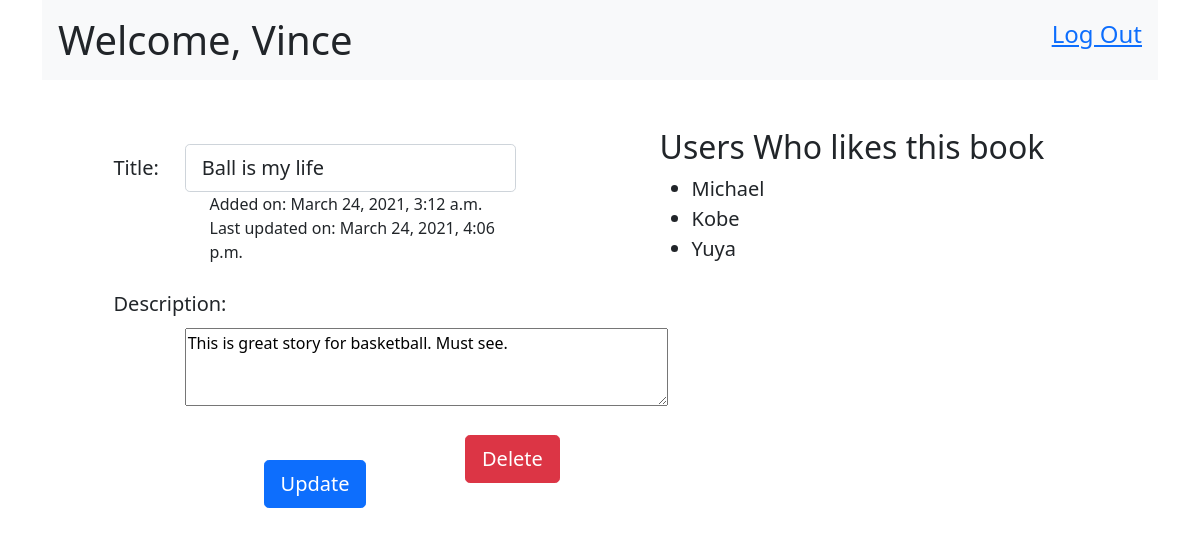
Screenshot of /books/1 (signed in) with the database file from the repository.
### login_app/models.py (models this page shows)
class Users(models.Model):
    first_name = models.CharField(max_length=45)
    last_name = models.CharField(max_length=45)
    email = models.CharField(max_length=255)
    password = models.CharField(max_length=255)
    created_at = models.DateTimeField(auto_now_add=True)
    updated_at = models.DateTimeField(auto_now=True)
    objects = UsersManager()

### favorite_books_app/models.py (models this page shows)
class Books(models.Model):
    title = models.CharField(max_length=100)
    description = models.TextField()
    uploaded_by = models.ForeignKey(Users, related_name="books_uploaded", on_delete=models.CASCADE)
    users_who_like = models.ManyToManyField(Users, related_name="liked_books")
    created_at = models.DateTimeField(null=True, auto_now_add=True)
    updated_at = models.DateTimeField(null=True, auto_now=True)
    objects = BooksManager()

### favorite_books_app/views.py (the view)
# urls.py: path('<int:book_id>', views.edit_book),
def edit_book(request, book_id):
    user = Users.objects.get(id=request.session['userid'])
    this_book = Books.objects.get(id=book_id)
    like_users = this_book.users_who_like.all()
    context = {
        'user': user,
        'book': this_book,
        'like_users': like_users,
    }
    return render(request, 'edit.html', context)

### favorite_books_app/templates/edit.html (shortened to what this page needs)
<!DOCTYPE html>
<html lang="en">
<head>
    <link href="https://cdn.jsdelivr.net/npm/bootstrap@5.0.0-beta2/dist/css/bootstrap.min.css" rel="stylesheet">
</head>
<body>
    <div class="container">
        <div class="header d-flex justify-content-between bg-light">
            <h1 class="m-3">Welcome, {{user.first_name}}</h1>
            <a href="/books/logout" class="m-3 fs-4">Log Out</a>
        </div>
        <div class="row mt-5 d-flex justify-content-around">
            {% if user.id is book.uploaded_by.id %}
            <div class="col-md-5">
                <form action="/books/{{book.id}}/update" method="POST">
                    <div class="container">
                        <div class="row">
                            <label for="colFormLabelLg" class="col-sm-2 col-form-label col-form-label-lg">Title:</label>
                            <div class="col-sm-10">
                                <input type="text" class="form-control form-control-lg" id="colFormLabelLg" name="title" value="{{book.title}}">
                            </div>
                        </div>
                        <p class="ps-5 ms-5">
                            Added on: {{book.created_at}}<br>
                            Last updated on: {{book.updated_at}}
                        </p>
                        <div class="row">
                            <label for="colFormLabelLg" class="col-sm-2 col-form-label col-form-label-lg">Description:</label>
                            <div class="col-sm-10 mt-5">
                                <textarea name="description" id="" cols="50" rows="3">{{book.description}}</textarea>
                            </div>
                        </div>
                    </div>
                    <div class="text-center mt-5">
                        <button type="submit" class="btn btn-primary btn-lg">Update</button>
                    </div>
                </form>
                <form action="/books/{{book.id}}/delete">
                    <button type="submit" class="btn btn-danger btn-lg" style="position: absolute; left: 465px; top: 435px;">Delete</button>
                </form>
            </div>
            <div class="col-md-5">
                <h2>Users Who likes this book</h2>
                <ul>
                    {% for like_user in like_users %}
                    <li class="fs-5">
                        <span class="me-3">{{like_user.first_name}}</span>
                    </li>
                    {% endfor %}
                </ul>
            </div>
            {% endif %}
        </div>
    </div>
</body>
</html>

### rows the page displays
Users: first_name "Vince"
Books: title "Ball is my life", created_at "March 24, 2021, 3:12 a.m.", updated_at "March 24, 2021, 4:06 p.m.", description "This is great story for basketball. Must see."
Users: first_name "Michael"
Users: first_name "Kobe"
Users: first_name "Yuya"
